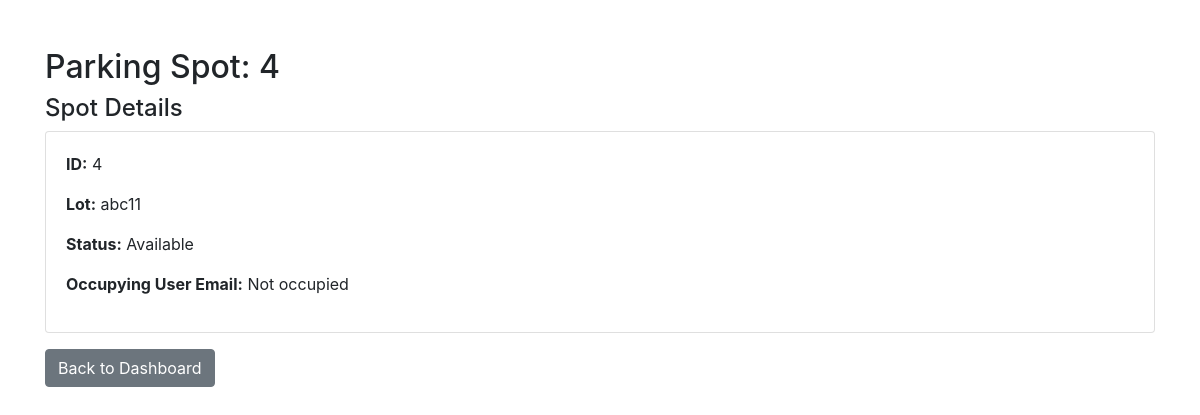
/admin/view_spot/4 (signed in), run on an earlier commit of the app's database.
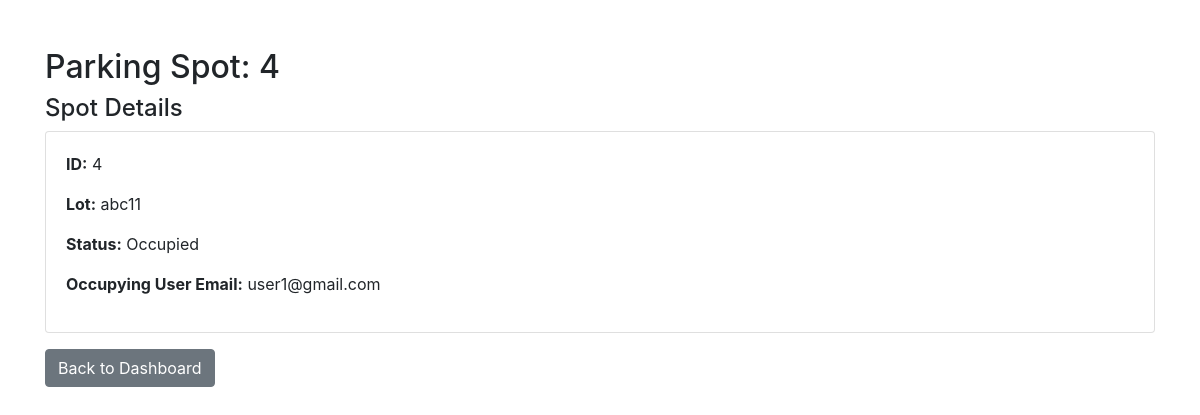
And on a later commit of the database.
### models.py (models this page shows)
class ParkingSpot(db.Model):
    id = db.Column(db.Integer, primary_key=True)
    lot_id = db.Column(db.Integer, db.ForeignKey('parking_lot.id'), nullable=False)
    status = db.Column(db.String(1), default='A')  # 'A' for available, 'O' for occupied
    reservations = db.relationship('Reservation', backref='spot', lazy=True)

class ParkingLot(db.Model):
    id = db.Column(db.Integer, primary_key=True)
    prime_location_name = db.Column(db.String(100), nullable=False)
    price = db.Column(db.Float, nullable=False)
    address = db.Column(db.String(200), nullable=False)
    pin_code = db.Column(db.String(10), nullable=False)
    maximum_number_of_spots = db.Column(db.Integer, nullable=False)
    spots = db.relationship('ParkingSpot', backref='lot', lazy=True, cascade='all, delete-orphan')

class User(db.Model, UserMixin):
    id = db.Column(db.Integer, primary_key=True)
    email = db.Column(db.String(120), unique=True, nullable=False)  # Changed from username to email
    password = db.Column(db.String(120), nullable=False)
    is_admin = db.Column(db.Boolean, default=False)
    is_blocked = db.Column(db.Boolean, default=False)  # Added for block/unblock feature
    reservations = db.relationship('Reservation', backref='user', lazy=True)

### app.py (the view)
@app.route('/admin/view_spot/<int:spot_id>')
@login_required
def view_spot(spot_id):
    if not current_user.is_admin:
        flash('Unauthorized access', 'danger')
        return redirect(url_for('dashboard'))
    spot = ParkingSpot.query.get_or_404(spot_id)
    reservation = Reservation.query.filter_by(spot_id=spot_id, leaving_timestamp=None).first()
    occupying_user_email = None
    if reservation:
        user = User.query.get(reservation.user_id)
        if user:
            occupying_user_email = user.email
            logging.info(f"Fetched user email {occupying_user_email} for spot {spot_id}, reservation {reservation.id}")
        else:
            logging.error(f"User ID {reservation.user_id} not found for spot {spot_id}, reservation {reservation.id}")
    else:
        logging.info(f"No active reservation found for spot {spot_id}")
    return render_template('admin/view_spot.html', spot=spot, occupying_user_email=occupying_user_email)

### app.py (called while the page is built)
@login_manager.user_loader
def load_user(user_id):
    try:
        return User.query.get(int(user_id))
    except Exception as e:
        logging.error(f"Error loading user {user_id}: {e}")
        return None

### templates/admin/view_spot.html (shortened to what this page needs)
<!DOCTYPE html>
<html lang="en">
<head>
    <link rel="stylesheet" href="https://stackpath.bootstrapcdn.com/bootstrap/4.5.2/css/bootstrap.min.css">
</head>
<body>
    <div class="container mt-5">
        <h2>Parking Spot: {{ spot.id }}</h2>
        <h4>Spot Details</h4>
        <div class="card">
            <div class="card-body">
                <p><strong>ID:</strong> {{ spot.id }}</p>
                <p><strong>Lot:</strong> {{ spot.lot.prime_location_name }}</p>
                <p><strong>Status:</strong> {{ 'Occupied' if spot.status == 'O' else 'Available' }}</p>
                <p><strong>Occupying User Email:</strong> {{ occupying_user_email if occupying_user_email else 'Not occupied' }}</p>
            </div>
        </div>
        <a href="{{ url_for('dashboard') }}" class="btn btn-secondary mt-3">Back to Dashboard</a>
    </div>
</body>
</html>

What changed in the data, as far as the page shows it:
changed ParkingSpot id 4: status "Available" → "Occupied"
now on this page (row edited): User: email "user1@gmail.com"
Also different on the page:
{{ occupying_user_email if occupying_user_email else 'Not occupied' }}: "Not occupied" → (not shown)
